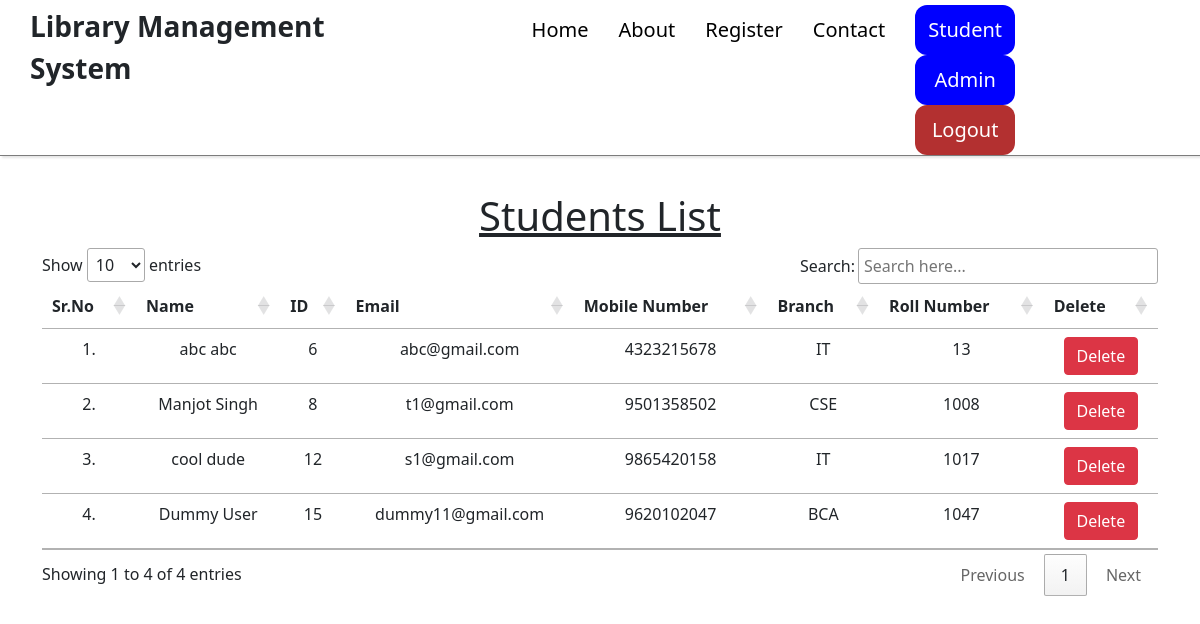
Page /view_students/ (signed in) on the committed database.
### library/models.py (models this page shows, shortened)
class Student(models.Model):
    user = models.OneToOneField(User, on_delete=models.CASCADE)
    student_dob = models.DateField(auto_now_add=False)
    gender= models.CharField(max_length=10)
    branch = models.CharField(max_length=10)
    roll_no = models.CharField(max_length=3, blank=True)
    phone = models.CharField(max_length=10, blank=True)
    image = models.ImageField(upload_to="uploads/profile-pic/")

### library/views.py (the view)
# urls.py: path("view_students/", view_students, name="view_students"),
@login_required(login_url = '/admin_login')
def view_students(request):
    students = Student.objects.all()
    return render(request, "admin/view_students.html", {'students':students})

### templates/admin/view_students.html (shortened to what this page needs)
{% extends 'common/basic.html' %}
{% load static %}
{% block body %}
<div class="container mt-4">
    <h1 class="text-center"><u>Students List</u></h1>
    <table class="table table-hover" id="example">
        <thead>
            <tr class="text-center">
                <th>Sr.No</th>
                <th>Name</th>
                <th>ID</th>
                <th>Email</th>
                <th>Mobile Number</th>
                <th>Branch</th>
                <th>Roll Number</th>
                <th>Delete</th>
            </tr>
        </thead>
        <tbody>
            {% for student in students %}
            <tr class="text-center">
                <td>{{forloop.counter}}.</td>
                <td>{{student.user.get_full_name}}</td>
                <td>{{student.user.id}}</td>
                <td>{{student.user.email}}</td>
                <td>{{student.phone}}</td>
                <td>{{student.branch}}</td>
                <td>{{student.roll_no}}</td>
                <td><a href="/delete_student/{{student.id}}/" class="btn btn-danger" onclick="return confirm('Are you sure you want to delete this student?')">Delete</a></td>
            </tr>
            {% endfor %}
        </tbody>
    </table>
    </div>
{% endblock %}

### rows in the picture
Student: user.get_full_name "abc abc", user.id "6", user.email "abc@gmail.com", phone "4323215678", branch "IT", roll_no "13"
Student: user.get_full_name "Manjot Singh", user.id "8", user.email "t1@gmail.com", phone "9501358502", branch "CSE", roll_no "1008"
Student: user.get_full_name "cool dude", user.id "12", user.email "s1@gmail.com", phone "9865420158", branch "IT", roll_no "1017"
Student: user.get_full_name "Dummy User", user.id "15", user.email "dummy11@gmail.com", phone "9620102047", branch "BCA", roll_no "1047"
